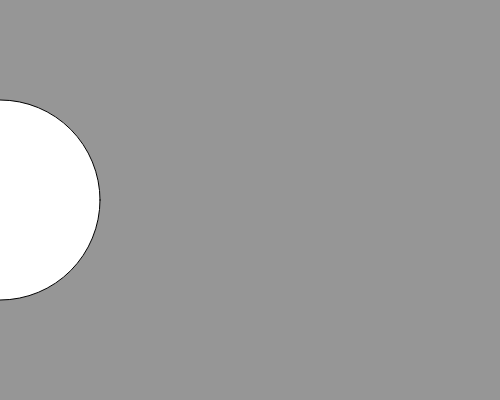
Frame 1 (no input)
Frame 60 (no input): blank canvas, image omitted
Frame 120 (the mouse pressed at the canvas centre since frame 60): blank canvas, image omitted

The p5.js sketch that drew this single still picture (run headless with seeded random() and noise() and a simulated clock; from frame 60 on, the mouse is pressed at the canvas centre):

// p5.js sketch
// ── sketch.js
function setup() {
    createCanvas(500, 400);
    background(150);
}


var x = 0;


function draw() {
    background(150);
    ellipse(x, 200, 200);
    x += 32;
}
